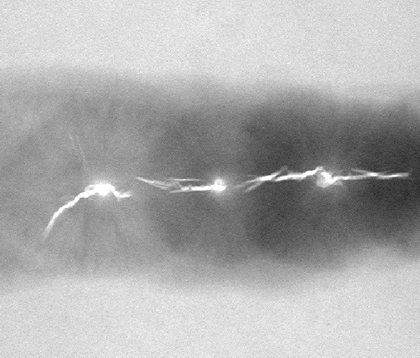
%> input picture MATLAB/Day07/Fig1051(a)(defective_weld).tif, 420 x 358 px, shrunk from 566 x 482 before the run
$ octave day0704.m   (GNU Octave 9; MATLAB toolbox functions it lacks are replaced by stand-ins)
%> lines starting %> are read from the running program, lines starting %| are printed output that depends on the picture; in (x1, y1, x2, y2) boxes, pixels count from 0 and x2, y2 are one past the last pixel; in counts of white or black regions, pixels touching at a corner belong together; the program's own positions count from 1
img = im2double(imread('Fig1051(a)(defective_weld).tif'));
%> img: size 358x420 double; min 0.133, max 1, mean 0.68

% 种子点（手动指定）
seed = [100, 100];
T = 0.1;   % 生长阈值

[M, N] = size(img);
%> M = 358; N = 420
region = false(M, N);
region(seed(1), seed(2)) = true;
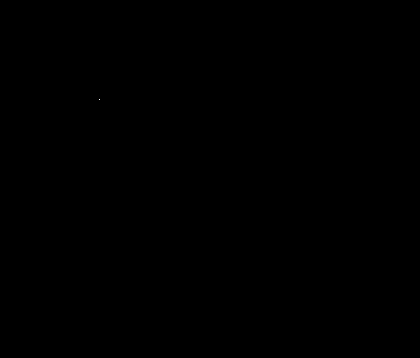
%> region: size 358x420 logical; 0% white in thin lines or dots, all inside (x1, y1, x2, y2) = (99, 99, 100, 100)

% 以种子点初始灰度为参考（固定均值，避免漂移）
ref_val = img(seed(1), seed(2));
%> ref_val = 0.596

stack = seed;
while ~isempty(stack)
    % 取出一个点
    p = stack(1,:);
    stack(1,:) = [];
    % 8邻域探索
    for dx = -1:1
        for dy = -1:1
            nx = p(1) + dx; ny = p(2) + dy;
            if nx>=1 && nx<=M && ny>=1 && ny<=N && ~region(nx, ny)
                if abs(img(nx, ny) - ref_val) < T
                    region(nx, ny) = true;
                    stack = [stack; nx, ny];  %#ok
                end
            end
        end
    end
end
%> this loop made 38991 passes
%> p on passes 2 to 4: [99 99], [99 100], [99 101]
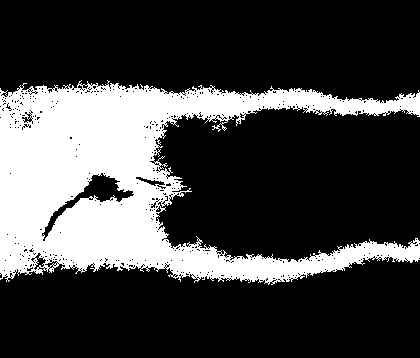
%> region: size 358x420 logical; 25.9% white; 1 white region, box (x1, y1, x2, y2) and area: (0, 80, 420, 285) 38991

figure;
subplot(1,2,1); imshow(img,[]);     title('原图');
subplot(1,2,2); imshow(region,[]);  title('区域生长分割结果');
